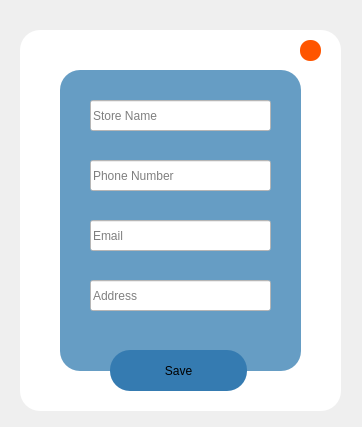
<?xml version="1.0" encoding="UTF-8"?>
<ui version="4.0">
 <class>UpdateContactDialog</class>
 <widget class="QDialog" name="UpdateContactDialog">
  <property name="geometry">
   <rect>
    <x>0</x>
    <y>0</y>
    <width>362</width>
    <height>427</height>
   </rect>
  </property>
  <property name="windowTitle">
   <string>Update Contact</string>
  </property>
  <widget class="QLineEdit" name="addressLineEdit">
   <property name="geometry">
    <rect>
     <x>90</x>
     <y>280</y>
     <width>181</width>
     <height>31</height>
    </rect>
   </property>
   <property name="styleSheet">
    <string notr="true">background-color: rgb(255, 255, 255);</string>
   </property>
   <property name="placeholderText">
    <string>Address</string>
   </property>
  </widget>
  <widget class="QLabel" name="bg">
   <property name="geometry">
    <rect>
     <x>20</x>
     <y>30</y>
     <width>321</width>
     <height>381</height>
    </rect>
   </property>
   <property name="styleSheet">
    <string notr="true">background-color: rgb(255, 255, 255);
border-radius:20px;</string>
   </property>
   <property name="text">
    <string/>
   </property>
  </widget>
  <widget class="QLabel" name="bg2">
   <property name="geometry">
    <rect>
     <x>60</x>
     <y>70</y>
     <width>241</width>
     <height>301</height>
    </rect>
   </property>
   <property name="styleSheet">
    <string notr="true">background-color: rgb(102, 157, 196);
border-radius:20px;</string>
   </property>
   <property name="text">
    <string/>
   </property>
  </widget>
  <widget class="QLineEdit" name="storeNameLineEdit">
   <property name="geometry">
    <rect>
     <x>90</x>
     <y>100</y>
     <width>181</width>
     <height>31</height>
    </rect>
   </property>
   <property name="styleSheet">
    <string notr="true">background-color: rgb(255, 255, 255);</string>
   </property>
   <property name="placeholderText">
    <string>Store Name</string>
   </property>
  </widget>
  <widget class="QPushButton" name="saveButton">
   <property name="geometry">
    <rect>
     <x>110</x>
     <y>350</y>
     <width>137</width>
     <height>41</height>
    </rect>
   </property>
   <property name="styleSheet">
    <string notr="true">background-color: rgb(53, 123, 177);
font: 75 13pt &quot;MS Shell Dlg 2&quot;;
border-radius:20px;</string>
   </property>
   <property name="text">
    <string>Save</string>
   </property>
  </widget>
  <widget class="QPushButton" name="close_btn">
   <property name="geometry">
    <rect>
     <x>300</x>
     <y>40</y>
     <width>21</width>
     <height>21</height>
    </rect>
   </property>
   <property name="styleSheet">
    <string notr="true">background-color: rgb(255, 85, 0);
border-radius:10px;
</string>
   </property>
   <property name="text">
    <string/>
   </property>
  </widget>
  <widget class="QLineEdit" name="phoneNumberLineEdit">
   <property name="geometry">
    <rect>
     <x>90</x>
     <y>160</y>
     <width>181</width>
     <height>31</height>
    </rect>
   </property>
   <property name="styleSheet">
    <string notr="true">background-color: rgb(255, 255, 255);</string>
   </property>
   <property name="placeholderText">
    <string>Phone Number</string>
   </property>
  </widget>
  <widget class="QLineEdit" name="emailLineEdit">
   <property name="geometry">
    <rect>
     <x>90</x>
     <y>220</y>
     <width>181</width>
     <height>31</height>
    </rect>
   </property>
   <property name="styleSheet">
    <string notr="true">background-color: rgb(255, 255, 255);</string>
   </property>
   <property name="placeholderText">
    <string>Email</string>
   </property>
  </widget>
  <zorder>bg</zorder>
  <zorder>bg2</zorder>
  <zorder>storeNameLineEdit</zorder>
  <zorder>saveButton</zorder>
  <zorder>close_btn</zorder>
  <zorder>phoneNumberLineEdit</zorder>
  <zorder>emailLineEdit</zorder>
  <zorder>addressLineEdit</zorder>
 </widget>
 <resources/>
 <connections/>
</ui>
